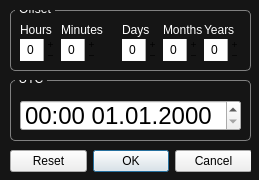
<?xml version="1.0" encoding="UTF-8"?>
<ui version="4.0">
 <class>Dialog</class>
 <widget class="QDialog" name="Dialog">
  <property name="geometry">
   <rect>
    <x>0</x>
    <y>0</y>
    <width>259</width>
    <height>180</height>
   </rect>
  </property>
  <property name="sizePolicy">
   <sizepolicy hsizetype="Fixed" vsizetype="Fixed">
    <horstretch>0</horstretch>
    <verstretch>0</verstretch>
   </sizepolicy>
  </property>
  <property name="minimumSize">
   <size>
    <width>259</width>
    <height>180</height>
   </size>
  </property>
  <property name="maximumSize">
   <size>
    <width>259</width>
    <height>180</height>
   </size>
  </property>
  <property name="windowTitle">
   <string>Dialog</string>
  </property>
  <property name="styleSheet">
   <string notr="true">QDialog {
	background-color: #151515;
	color: #ffffff;

}

QLabel {
color: #ffffff;
}

QToolButton {
	color: #ffffff;
	background-color: #151515;
	border: 0px;
}

QGroupBox {
	border: 1px solid gray;
	border-radius: 5px;
	margin-top: 0.5em;
}

QGroupBox::title {
	color: #ffffff;
    top: -10px;
	left: 5px;
    padding:2px;
}</string>
  </property>
  <widget class="QDialogButtonBox" name="button_box">
   <property name="geometry">
    <rect>
     <x>10</x>
     <y>145</y>
     <width>241</width>
     <height>32</height>
    </rect>
   </property>
   <property name="sizePolicy">
    <sizepolicy hsizetype="Fixed" vsizetype="Fixed">
     <horstretch>0</horstretch>
     <verstretch>0</verstretch>
    </sizepolicy>
   </property>
   <property name="orientation">
    <enum>Qt::Horizontal</enum>
   </property>
   <property name="standardButtons">
    <set>QDialogButtonBox::Cancel|QDialogButtonBox::Ok|QDialogButtonBox::Reset</set>
   </property>
   <property name="centerButtons">
    <bool>false</bool>
   </property>
  </widget>
  <widget class="QGroupBox" name="utc">
   <property name="geometry">
    <rect>
     <x>10</x>
     <y>80</y>
     <width>241</width>
     <height>61</height>
    </rect>
   </property>
   <property name="title">
    <string>UTC</string>
   </property>
   <widget class="QDateTimeEdit" name="utc_datetimeedit">
    <property name="geometry">
     <rect>
      <x>10</x>
      <y>20</y>
      <width>221</width>
      <height>31</height>
     </rect>
    </property>
    <property name="font">
     <font>
      <pointsize>18</pointsize>
     </font>
    </property>
    <property name="cursor">
     <cursorShape>SizeVerCursor</cursorShape>
    </property>
    <property name="displayFormat">
     <string>HH:mm dd.MM.yyyy</string>
    </property>
    <property name="calendarPopup">
     <bool>false</bool>
    </property>
    <property name="timeSpec">
     <enum>Qt::UTC</enum>
    </property>
   </widget>
  </widget>
  <widget class="QGroupBox" name="offset">
   <property name="geometry">
    <rect>
     <x>10</x>
     <y>10</y>
     <width>241</width>
     <height>61</height>
    </rect>
   </property>
   <property name="title">
    <string>Offset</string>
   </property>
   <widget class="QWidget" name="horizontalLayoutWidget">
    <property name="geometry">
     <rect>
      <x>-1</x>
      <y>10</y>
      <width>241</width>
      <height>51</height>
     </rect>
    </property>
    <layout class="QHBoxLayout" name="horizontalLayout" stretch="0,1,0,0,0">
     <property name="spacing">
      <number>0</number>
     </property>
     <property name="sizeConstraint">
      <enum>QLayout::SetDefaultConstraint</enum>
     </property>
     <property name="leftMargin">
      <number>10</number>
     </property>
     <property name="rightMargin">
      <number>5</number>
     </property>
     <property name="bottomMargin">
      <number>10</number>
     </property>
     <item>
      <layout class="QVBoxLayout" name="verticalLayout">
       <property name="spacing">
        <number>0</number>
       </property>
       <property name="sizeConstraint">
        <enum>QLayout::SetDefaultConstraint</enum>
       </property>
       <item>
        <widget class="QLabel" name="label_7">
         <property name="minimumSize">
          <size>
           <width>40</width>
           <height>0</height>
          </size>
         </property>
         <property name="text">
          <string>Hours</string>
         </property>
        </widget>
       </item>
       <item>
        <widget class="QSpinBox" name="offset_hours">
         <property name="maximumSize">
          <size>
           <width>35</width>
           <height>16777215</height>
          </size>
         </property>
         <property name="cursor">
          <cursorShape>SizeVerCursor</cursorShape>
         </property>
         <property name="wrapping">
          <bool>false</bool>
         </property>
         <property name="frame">
          <bool>false</bool>
         </property>
         <property name="alignment">
          <set>Qt::AlignCenter</set>
         </property>
         <property name="buttonSymbols">
          <enum>QAbstractSpinBox::PlusMinus</enum>
         </property>
         <property name="accelerated">
          <bool>false</bool>
         </property>
         <property name="minimum">
          <number>-24</number>
         </property>
         <property name="maximum">
          <number>24</number>
         </property>
        </widget>
       </item>
      </layout>
     </item>
     <item>
      <layout class="QVBoxLayout" name="verticalLayout_2">
       <property name="spacing">
        <number>0</number>
       </property>
       <item>
        <widget class="QLabel" name="label_6">
         <property name="minimumSize">
          <size>
           <width>60</width>
           <height>0</height>
          </size>
         </property>
         <property name="text">
          <string>Minutes</string>
         </property>
        </widget>
       </item>
       <item>
        <widget class="QSpinBox" name="offset_minutes">
         <property name="maximumSize">
          <size>
           <width>35</width>
           <height>16777215</height>
          </size>
         </property>
         <property name="cursor">
          <cursorShape>SizeVerCursor</cursorShape>
         </property>
         <property name="wrapping">
          <bool>false</bool>
         </property>
         <property name="frame">
          <bool>false</bool>
         </property>
         <property name="alignment">
          <set>Qt::AlignCenter</set>
         </property>
         <property name="buttonSymbols">
          <enum>QAbstractSpinBox::PlusMinus</enum>
         </property>
         <property name="accelerated">
          <bool>false</bool>
         </property>
         <property name="minimum">
          <number>-60</number>
         </property>
         <property name="maximum">
          <number>60</number>
         </property>
        </widget>
       </item>
      </layout>
     </item>
     <item>
      <layout class="QVBoxLayout" name="verticalLayout_3">
       <property name="spacing">
        <number>0</number>
       </property>
       <item>
        <widget class="QLabel" name="label_3">
         <property name="minimumSize">
          <size>
           <width>40</width>
           <height>0</height>
          </size>
         </property>
         <property name="text">
          <string>Days</string>
         </property>
        </widget>
       </item>
       <item>
        <widget class="QSpinBox" name="offset_days">
         <property name="maximumSize">
          <size>
           <width>35</width>
           <height>16777215</height>
          </size>
         </property>
         <property name="cursor">
          <cursorShape>SizeVerCursor</cursorShape>
         </property>
         <property name="wrapping">
          <bool>false</bool>
         </property>
         <property name="frame">
          <bool>false</bool>
         </property>
         <property name="alignment">
          <set>Qt::AlignCenter</set>
         </property>
         <property name="buttonSymbols">
          <enum>QAbstractSpinBox::PlusMinus</enum>
         </property>
         <property name="accelerated">
          <bool>false</bool>
         </property>
         <property name="minimum">
          <number>-31</number>
         </property>
         <property name="maximum">
          <number>31</number>
         </property>
        </widget>
       </item>
      </layout>
     </item>
     <item>
      <layout class="QVBoxLayout" name="verticalLayout_4">
       <property name="spacing">
        <number>0</number>
       </property>
       <item>
        <widget class="QLabel" name="label_4">
         <property name="minimumSize">
          <size>
           <width>40</width>
           <height>0</height>
          </size>
         </property>
         <property name="text">
          <string>Months</string>
         </property>
        </widget>
       </item>
       <item>
        <widget class="QSpinBox" name="offset_months">
         <property name="maximumSize">
          <size>
           <width>35</width>
           <height>16777215</height>
          </size>
         </property>
         <property name="cursor">
          <cursorShape>SizeVerCursor</cursorShape>
         </property>
         <property name="wrapping">
          <bool>false</bool>
         </property>
         <property name="frame">
          <bool>false</bool>
         </property>
         <property name="alignment">
          <set>Qt::AlignCenter</set>
         </property>
         <property name="buttonSymbols">
          <enum>QAbstractSpinBox::PlusMinus</enum>
         </property>
         <property name="accelerated">
          <bool>false</bool>
         </property>
         <property name="minimum">
          <number>-12</number>
         </property>
         <property name="maximum">
          <number>12</number>
         </property>
        </widget>
       </item>
      </layout>
     </item>
     <item>
      <layout class="QVBoxLayout" name="verticalLayout_5">
       <property name="spacing">
        <number>0</number>
       </property>
       <item>
        <widget class="QLabel" name="label_5">
         <property name="text">
          <string>Years</string>
         </property>
        </widget>
       </item>
       <item>
        <widget class="QSpinBox" name="offset_years">
         <property name="maximumSize">
          <size>
           <width>35</width>
           <height>16777215</height>
          </size>
         </property>
         <property name="cursor">
          <cursorShape>SizeVerCursor</cursorShape>
         </property>
         <property name="wrapping">
          <bool>false</bool>
         </property>
         <property name="frame">
          <bool>false</bool>
         </property>
         <property name="alignment">
          <set>Qt::AlignCenter</set>
         </property>
         <property name="buttonSymbols">
          <enum>QAbstractSpinBox::PlusMinus</enum>
         </property>
         <property name="accelerated">
          <bool>false</bool>
         </property>
         <property name="minimum">
          <number>-99</number>
         </property>
        </widget>
       </item>
      </layout>
     </item>
    </layout>
   </widget>
  </widget>
  <widget class="QGroupBox" name="sun_position">
   <property name="geometry">
    <rect>
     <x>260</x>
     <y>10</y>
     <width>91</width>
     <height>131</height>
    </rect>
   </property>
   <property name="title">
    <string>Sun Position</string>
   </property>
   <widget class="QDial" name="sun_dial">
    <property name="geometry">
     <rect>
      <x>0</x>
      <y>21</y>
      <width>91</width>
      <height>91</height>
     </rect>
    </property>
   </widget>
   <widget class="QLabel" name="sun_angle">
    <property name="geometry">
     <rect>
      <x>10</x>
      <y>106</y>
      <width>71</width>
      <height>20</height>
     </rect>
    </property>
    <property name="text">
     <string>50'</string>
    </property>
    <property name="alignment">
     <set>Qt::AlignCenter</set>
    </property>
   </widget>
  </widget>
 </widget>
 <resources/>
 <connections>
  <connection>
   <sender>button_box</sender>
   <signal>accepted()</signal>
   <receiver>Dialog</receiver>
   <slot>accept()</slot>
   <hints>
    <hint type="sourcelabel">
     <x>248</x>
     <y>254</y>
    </hint>
    <hint type="destinationlabel">
     <x>157</x>
     <y>274</y>
    </hint>
   </hints>
  </connection>
  <connection>
   <sender>button_box</sender>
   <signal>rejected()</signal>
   <receiver>Dialog</receiver>
   <slot>reject()</slot>
   <hints>
    <hint type="sourcelabel">
     <x>316</x>
     <y>260</y>
    </hint>
    <hint type="destinationlabel">
     <x>286</x>
     <y>274</y>
    </hint>
   </hints>
  </connection>
 </connections>
</ui>
